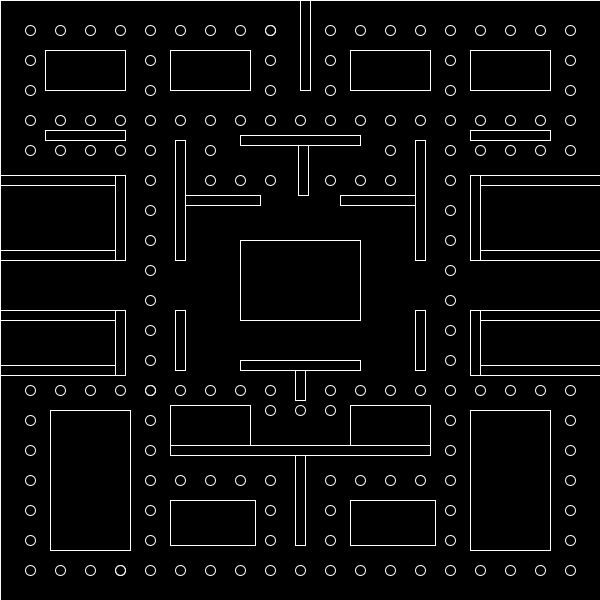
Frame 1 (no input)
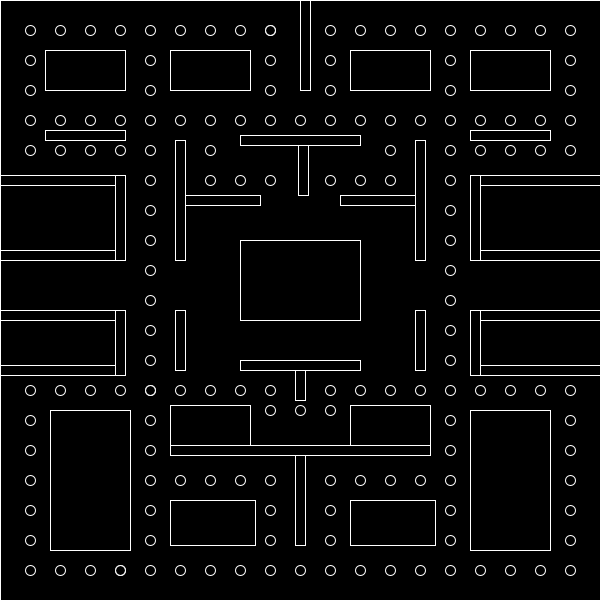
Frame 60 (the mouse pressed at the canvas centre just before this capture)
Frame 120 (the mouse held since frame 60 and released just before this capture): identical to frame 60, image omitted

The Processing sketch that drew these frames (run headless with seeded random() and noise(); from frame 60 on, the mouse is pressed at the canvas centre):

// Processing sketch: processing_65847
// ── processing_65847.pde

float x=300;
float y=430;
float a=0;
float b=0;
void setup() {
    background(0);

  size(600, 600);
  smooth();
    fill(0, 0, 0, 100);
  //noFill();
  rect(0, 0, 600, 600);
  stroke(250);
  rect(300, 0, 10, 90);
  ellipse(30, 30, 10, 10);
  ellipse(30, 60, 10, 10);
  ellipse(30, 90, 10, 10);
  ellipse(60, 30, 10, 10);
  ellipse(90, 30, 10, 10);
  ellipse(120, 30, 10, 10);
  ellipse(150, 30, 10, 10);
  ellipse(180, 30, 10, 10);
  ellipse(210, 30, 10, 10);
  ellipse(240, 30, 10, 10);
  ellipse(270, 30, 10, 10);
  rect(45, 50, 80, 40);
  ellipse(150, 60, 10, 10);
  ellipse(150, 90, 10, 10);
  rect(170, 50, 80, 40);
  ellipse(150, 120, 10, 10);
  ellipse(120, 120, 10, 10);
  ellipse(90, 120, 10, 10);
  ellipse(60, 120, 10, 10);
  ellipse(30, 120, 10, 10);
  ellipse(180, 120, 10, 10);
  ellipse(210, 120, 10, 10);
  ellipse(240, 120, 10, 10);
  ellipse(270, 120, 10, 10);
  ellipse(270, 90, 10, 10);
  ellipse(270, 60, 10, 10);
  ellipse(270, 30, 10, 10);
  ellipse(300, 120, 10, 10);
  ellipse(330, 120, 10, 10);
  ellipse(360, 120, 10, 10);
  ellipse(390, 120, 10, 10);
  ellipse(420, 120, 10, 10);
  ellipse(450, 120, 10, 10);
  ellipse(480, 120, 10, 10);
  ellipse(510, 120, 10, 10);
  ellipse(540, 120, 10, 10);
  ellipse(570, 120, 10, 10);
  ellipse(570, 90, 10, 10);
  ellipse(570, 60, 10, 10);
  ellipse(570, 30, 10, 10);
  ellipse(540, 30, 10, 10);
  ellipse(510, 30, 10, 10);
  ellipse(480, 30, 10, 10);
  ellipse(450, 30, 10, 10);
  ellipse(420, 30, 10, 10);
  ellipse(390, 30, 10, 10);
  ellipse(360, 30, 10, 10);
  ellipse(330, 30, 10, 10);
  ellipse(330, 60, 10, 10);
  ellipse(330, 90, 10, 10);
  rect(350, 50, 80, 40);
  ellipse(450, 60, 10, 10);
  ellipse(450, 90, 10, 10);
  rect(470, 50, 80, 40);
  ellipse(210, 150, 10, 10);
  ellipse(210, 180, 10, 10);
  ellipse(390, 150, 10, 10);
  ellipse(390, 180, 10, 10);
  rect(240, 135, 120, 10);
  rect(298, 145, 10, 50); 
  ellipse(240, 180, 10, 10);
  ellipse(270, 180, 10, 10);
  ellipse(330, 180, 10, 10);
  ellipse(360, 180, 10, 10);
  rect(175, 140, 10, 120);
  rect(185, 195, 75, 10);
  rect(415, 140, 10, 120);
  rect(340, 195, 75, 10);
  rect(45, 130, 80, 10);
  ellipse(30, 150, 10, 10);
  ellipse(60, 150, 10, 10);
  ellipse(90, 150, 10, 10);
  ellipse(120, 150, 10, 10);
  rect(0, 175, 115, 10);
  rect(240, 240, 120, 80);
  rect(175, 310, 10, 60);
  rect(415, 310, 10, 60);
  rect(240, 360, 120, 10);
  //left box thingys
  rect(295, 370, 10, 30);
  rect(115, 175, 10, 85);
  rect(0, 250, 115, 10);
  rect(0, 310, 115, 10);
  rect(115, 310, 10, 65);
  rect(0, 365, 115, 10);
  //right box thingy
  rect(480, 250, 130, 10);
  rect(470, 175, 10, 85);
  rect(480, 175, 130, 10);
  rect(470, 310, 10, 65);
  rect(480, 310, 130, 10);
  rect(480, 365, 130, 10);
  ellipse(480, 150, 10, 10);
  ellipse(510, 150, 10, 10);
  ellipse(540, 150, 10, 10);
  ellipse(570, 150, 10, 10);
  rect(470, 130, 80, 10);
  //left lower quadrent
  ellipse(30, 390, 10, 10);
  ellipse(60, 390, 10, 10);
  ellipse(90, 390, 10, 10);
  ellipse(120, 390, 10, 10);
  ellipse(150, 390, 10, 10);
  ellipse(270, 510, 10, 10);
  ellipse(270, 540, 10, 10);
  ellipse(330, 510, 10, 10);
  ellipse(330, 540, 10, 10);
  //ellipse(30,420,10,10);
  //ellipse(30,450,10,10);
  //ellipse(30,480,10,10);
  //ellipse(30,510,10,10);
  //ellipse(30,540,10,10);
  for (int i =420;i<=540;i+=30) {
    ellipse(30, i, 10, 10);
  }
  rect(170, 445, 260, 10);
  rect(170, 405, 80, 40);
  rect(350, 405, 80, 40);
  rect(295, 455, 10, 90);
  ellipse(180, 480, 10, 10);
  ellipse(210, 480, 10, 10);
  ellipse(240, 480, 10, 10);
  ellipse(270, 480, 10, 10);
  ellipse(330, 480, 10, 10);
  ellipse(360, 480, 10, 10);
  ellipse(390, 480, 10, 10);
  ellipse(420, 480, 10, 10);
  rect(170, 500, 85, 45);
  rect(350, 500, 85, 45);
  rect(50, 410, 80, 140);
  rect(470, 410, 80, 140);
  //horizontal line acroos (bottom)
  ellipse(180, 390, 10, 10);
  ellipse(210, 390, 10, 10);
  ellipse(240, 390, 10, 10);
  ellipse(270, 390, 10, 10);
  ellipse(270, 410, 10, 10);
  ellipse(300, 410, 10, 10);
  ellipse(330, 410, 10, 10);
  ellipse(360, 390, 10, 10);
  ellipse(390, 390, 10, 10);
  ellipse(420, 390, 10, 10);
  ellipse(480, 390, 10, 10);
  ellipse(510, 390, 10, 10);
  ellipse(540, 390, 10, 10);
  ellipse(570, 390, 10, 10);
  ellipse(570, 420, 10, 10);
  ellipse(570, 450, 10, 10);
  ellipse(570, 480, 10, 10);
  ellipse(570, 510, 10, 10);
  ellipse(570, 540, 10, 10);
  //right land down
  ellipse(330, 390, 10, 10);
  ellipse(450, 390, 10, 10);
  ellipse(450, 360, 10, 10);
  ellipse(450, 330, 10, 10);
  ellipse(450, 300, 10, 10);
  ellipse(450, 270, 10, 10);
  ellipse(450, 240, 10, 10);
  ellipse(450, 210, 10, 10);
  ellipse(450, 180, 10, 10);
  ellipse(450, 150, 10, 10);
  ellipse(450, 420, 10, 10);
  ellipse(450, 450, 10, 10);
  ellipse(450, 480, 10, 10);
  ellipse(450, 510, 10, 10);
  ellipse(450, 540, 10, 10);
  //left lane down
  ellipse(30, 570, 10, 10);
  ellipse(60, 570, 10, 10);
  ellipse(90, 570, 10, 10);
  ellipse(120, 570, 10, 10);
  ellipse(150, 570, 10, 10);
  ellipse(150, 540, 10, 10);
  ellipse(150, 510, 10, 10);
  ellipse(150, 480, 10, 10);
  ellipse(150, 450, 10, 10);
  ellipse(150, 420, 10, 10);
  ellipse(150, 390, 10, 10);
  ellipse(150, 360, 10, 10);
  ellipse(150, 330, 10, 10);
  ellipse(150, 300, 10, 10);
  ellipse(150, 270, 10, 10);
  ellipse(150, 240, 10, 10);
  ellipse(150, 210, 10, 10);
  ellipse(150, 180, 10, 10);
  ellipse(150, 150, 10, 10);
  ellipse(120, 570, 10, 10);
  ellipse(180, 570, 10, 10);
  ellipse(210, 570, 10, 10);
  ellipse(240, 570, 10, 10);
  ellipse(270, 570, 10, 10);
  ellipse(300, 570, 10, 10);
  ellipse(330, 570, 10, 10);
  ellipse(360, 570, 10, 10);
  ellipse(390, 570, 10, 10);
  ellipse(420, 570, 10, 10);
  ellipse(450, 570, 10, 10);
  ellipse(480, 570, 10, 10);
  ellipse(510, 570, 10, 10);
  ellipse(540, 570, 10, 10);
  ellipse(570, 570, 10, 10);
  //background(0);
}
void draw() {
  noFill();
  rect(0, 0, 600, 600);



  fill(0);
  stroke(0);
  rectMode(CENTER);
  
rect(x,y,25,25);

  fill(255, 243, 3);
  //background(0);
  stroke(0);
  rectMode(CORNER);
  stroke(255);
  //if(keyPressed==true){
  //background(0);
 // arc (x,y,25,25,0.79,5.5);
 fill(255, 243, 3);
  if (key==CODED) {
    if (keyCode==RIGHT) {
      //      if(x<580 && (y>90||y<50)&&x!=45){
            //  if(x<580 && ((y>90&&x!=45)||(y<50&&x!=45))){
             // arc(x+=2,y,25,25,.79,5.5);
            //}else{
            //  arc(x+5,y,25,25,.79,5.5);
            //}
            if(x>580||(y>50&&y<100&&x>=30&&x<=40)){
            arc(x+5,y,25,25,.79,5.5);
            }else if(x>580||(y>50&&y<100&&x>=155&&x<=170)){
              arc(x+5,y,25,25,.79,5.5);
            }else if(x>580||(y>0&&y<100&&x>=285&&x<=300)){
              arc(x+5,y,25,25,.79,5.5);  
            }else if(x>580||(y>40&&y<100&&x>=330&&x<=350)){
              arc(x+5,y,25,25,.79,5.5);  
            }else if(x>580||(y>40&&y<100&&x>=450&&x<=460)){
             arc(x+5,y,25,25,.79,5.5);   
            }else if(x>580||(y>120&&y<150&&x>=30&&x<=40)){
              arc(x+5,y,25,25,.79,5.5);
            }else if(x>580||(y>120&&y<150&&x>=450&&x<=460)){
             arc(x+5,y,25,25,.79,5.5);
            }else if(x>580||(y>125&&y<155&&x>=225&&x<=255)){
              arc(x+5,y,25,25,.79,5.5);  
            }else if(x>580||(y>125&&y<210&&x>=285&&x<=295)){
              arc(x+5,y,25,25,.79,5.5);
            }else if(x>580||(y>130&&y<270&&x>=160&&x<=170)){
              arc(x+5,y,25,25,.79,5.5);  
            }else if(x>580||(y>130&&y<270&&x>=400&&x<=410)){
              arc(x+5,y,25,25,.79,5.5);    
           }else if(x>580||(y>170&&y<270&&x>=455&&x<=465)){
              arc(x+5,y,25,25,.79,5.5);
            }else if(x>580||(y>300&&y<390&&x>=455&&x<=465)){
              arc(x+5,y,25,25,.79,5.5);   
            }else if(x>580||(y>300&&y<380&&x>=160&&x<=170)){
              arc(x+5,y,25,25,.79,5.5);    
            }else if(x>580||(y>300&&y<380&&x>=400&&x<=410)){
              arc(x+5,y,25,25,.79,5.5);  
            }else if(x>580||(y>400&&y<560&&x>=35&&x<=45)){
              arc(x+5,y,25,25,.79,5.5);   
            }else if(x>580||(y>400&&y<560&&x>=455&&x<=465)){
              arc(x+5,y,25,25,.79,5.5);   
            }else if(x>580||(y>390&&y<470&&x>=155&&x<=165)){
              arc(x+5,y,25,25,.79,5.5);  
            }else if(x>580||(y>490&&y<560&&x>=155&&x<=165)){
              arc(x+5,y,25,25,.79,5.5);  
            }else if(x>580||(y>490&&y<560&&x>=335&&x<=345)){
             arc(x+5,y,25,25,.79,5.5);   
            }else if(x>580||(y>390&&y<460&&x>=335&&x<=345)){
              arc(x+5,y,25,25,.79,5.5);     
            }else if(x>580||(y>440&&y<560&&x>=280&&x<=290)){
              arc(x+5,y,25,25,.79,5.5);
            }else if(x>580||(y>370&&y<410&&x>=280&&x<=290)){
              arc(x+5,y,25,25,.79,5.5);  
            }else if(x>580||(y>350&&y<380&&x>=230&&x<=250)){
              arc(x+5,y,25,25,.79,5.5);  
            //box  
            }else if(x>580||(y>230&&y<330&&x>=225&&x<=230)){
              arc(x+5,y,25,25,.79,5.5);  
            }else{
              arc(x+=2,y,25,25,.79,5.5);
           }
      //boxRight(30,40,50,100); 
    }
    else if (keyCode==UP) {
      //if(y>20 ){//&& (x>45&&x>125)){
      if (y<20||(x>40&&x<125&&y>=110&&y<=110)) {          
        arc(x, y, 25, 25, 5.5, 3.93+TWO_PI);
        //arc(x,y-=2,25,25,5.5,3.93+TWO_PI);
      }else if(y<20||(x>160&&x<245&&y>=110&&y<=110)) {          
        arc(x, y, 25, 25, 5.5, 3.93+TWO_PI);
      }else if(y<20||(x>290&&x<310&&y>=110&&y<=110)) {          
        arc(x, y, 25, 25, 5.5, 3.93+TWO_PI); 
      }else if(y<20||(x>340&&x<435&&y>=110&&y<=110)) {          
        arc(x, y, 25, 25, 5.5, 3.93+TWO_PI); 
      }else if(y<20||(x>470&&x<565&&y>=110&&y<=110)) {          
        arc(x, y, 25, 25, 5.5, 3.93+TWO_PI);  
      }else if(y<20||(x>470&&x<565&&y>=150&&y<=150)) {          
        arc(x, y, 25, 25, 5.5, 3.93+TWO_PI);  
      }else if(y<20||(x>40&&x<125&&y>=150&&y<=150)) {          
       arc(x, y, 25, 25, 5.5, 3.93+TWO_PI);
      }else if(y<20||(x>245&&x<365&&y>=130&&y<=155)) {          
        arc(x, y, 25, 25, 5.5, 3.93+TWO_PI);    
      }else if(y<20||(x>290&&x<320&&y>=200&&y<=200)) {          
        arc(x, y, 25, 25, 5.5, 3.93+TWO_PI);  
      }else if(y<20||(x>160&&x<200&&y>=270&&y<=270)) {          
        arc(x, y, 25, 25, 5.5, 3.93+TWO_PI);  
     }else if(y<20||(x>400&&x<440&&y>=270&&y<=270)) {          
        arc(x, y, 25, 25, 5.5, 3.93+TWO_PI);   
      }else if(y<20||(x>170&&x<270&&y>=205&&y<=215)) {          
       arc(x, y, 25, 25, 5.5, 3.93+TWO_PI);  
      }else if(y<20||(x>330&&x<420&&y>=205&&y<=215)) {          
        arc(x, y, 25, 25, 5.5, 3.93+TWO_PI);   
      }else if(y<20||(x>0&&x<140&&y>=260&&y<=270)) {          
        arc(x, y, 25, 25, 5.5, 3.93+TWO_PI);   
      }else if(y<20||(x>0&&x<140&&y>=380&&y<=390)) {          
        arc(x, y, 25, 25, 5.5, 3.93+TWO_PI);  
      }else if(y<20||(x>460&&x<600&&y>=260&&y<=270)) {          
        arc(x, y, 25, 25, 5.5, 3.93+TWO_PI); 
      }else if(y<20||(x>460&&x<600&&y>=380&&y<=390)) {          
       arc(x, y, 25, 25, 5.5, 3.93+TWO_PI);
      }else if(y<20||(x>400&&x<440&&y>=375&&y<=385)) {          
        arc(x, y, 25, 25, 5.5, 3.93+TWO_PI);  
      }else if(y<20||(x>160&&x<200&&y>=375&&y<=385)) {          
        arc(x, y, 25, 25, 5.5, 3.93+TWO_PI);  
      }else if(y<20||(x>45&&x<135&&y>=510&&y<=560)) {          
        arc(x, y, 25, 25, 5.5, 3.93+TWO_PI);  
      }else if(y<20||(x>465&&x<555&&y>=510&&y<=560)) {          
        arc(x, y, 25, 25, 5.5, 3.93+TWO_PI);
      }else if(y<20||(x>155&&x<445&&y>=455&&y<=465)) {          
        arc(x, y, 25, 25, 5.5, 3.93+TWO_PI);    
      }else if(y<20||(x>155&&x<260&&y>=550&&y<=560)) {          
        arc(x, y, 25, 25, 5.5, 3.93+TWO_PI);   
      }else if(y<20||(x>345&&x<445&&y>=550&&y<=560)) {          
        arc(x, y, 25, 25, 5.5, 3.93+TWO_PI); 
     }else if(y<20||(x>230&&x<370&&y>=375&&y<=385)) {          
        arc(x, y, 25, 25, 5.5, 3.93+TWO_PI);    
      }else if(y<20||(x>230&&x<370&&y>=375&&y<=385)) {          
        arc(x, y, 25, 25, 5.5, 3.93+TWO_PI); 
      }else if(y<20||(x>280&&x<310&&y>=400&&y<=410)) {          
        arc(x, y, 25, 25, 5.5, 3.93+TWO_PI);
      }else if(y<20||(x>280&&x<310&&y>=540&&y<=550)) {          
        arc(x, y, 25, 25, 5.5, 3.93+TWO_PI);   
     //box
      }else if(y<20||(x>230&&x<370&&y>=325&&y<=335)) {          
        arc(x, y, 25, 25, 5.5, 3.93+TWO_PI);
      }else{
        arc(x, y-=2, 25, 25, 5.5, 3.93+TWO_PI);
      }
    }
    else if (keyCode==DOWN) {
      //if(y<580){ //&& (x<45&&x<125)){
      if (y>580||(x>40&&x<125&&y>=46&&y<=46)) {
        arc(x, y, 25, 25, 2.36, 0.79+TWO_PI);
      }else if(y>580||(x>160&&x<245&&y>=46&&y<=46)){
        arc(x, y, 25, 25, 2.36, 0.79+TWO_PI);
      }else if(y>580||(x>340&&x<435&&y>=46&&y<=46)){
        arc(x, y, 25, 25, 2.36, 0.79+TWO_PI);
      }else if(y>580||(x>470&&x<565&&y>=46&&y<=46)){
        arc(x, y, 25, 25, 2.36, 0.79+TWO_PI);
      }else if(y>580||(x>470&&x<565&&y>=120&&y<=120)){
        arc(x, y, 25, 25, 2.36, 0.79+TWO_PI);
     }else if(y>580||(x>40&&x<125&&y>=120&&y<=120)){
        arc(x, y, 25, 25, 2.36, 0.79+TWO_PI);  
     }else if(y>580||(x>245&&x<365&&y>=120&&y<=140)){
        arc(x, y, 25, 25, 2.36, 0.79+TWO_PI);   
     }else if(y>580||(x>160&&x<200&&y>=130&&y<=130)){
        arc(x, y, 25, 25, 2.36, 0.79+TWO_PI); 
      }else if(y>580||(x>400&&x<440&&y>=130&&y<=130)){
       arc(x, y, 25, 25, 2.36, 0.79+TWO_PI);  
      }else if(y>580||(x>180&&x<270&&y>=185&&y<=195)){
        arc(x, y, 25, 25, 2.36, 0.79+TWO_PI);   
      }else if(y>580||(x>340&&x<420&&y>=185&&y<=195)){
        arc(x, y, 25, 25, 2.36, 0.79+TWO_PI);   
      }else if(y>580||(x>0&&x<140&&y>=167&&y<=168)){
       arc(x, y, 25, 25, 2.36, 0.79+TWO_PI);   
      }else if(y>580||(x>0&&x<140&&y>=300&&y<=310)){
        arc(x, y, 25, 25, 2.36, 0.79+TWO_PI);  
      }else if(y>580||(x>460&&x<600&&y>=167&&y<=168)){
        arc(x, y, 25, 25, 2.36, 0.79+TWO_PI);  
      }else if(y>580||(x>460&&x<600&&y>=300&&y<=310)){
        arc(x, y, 25, 25, 2.36, 0.79+TWO_PI);   
     }else if(y>580||(x>400&&x<440&&y>=300&&y<=310)){
        arc(x, y, 25, 25, 2.36, 0.79+TWO_PI); 
      }else if(y>580||(x>160&&x<200&&y>=300&&y<=310)){
        arc(x, y, 25, 25, 2.36, 0.79+TWO_PI); 
      }else if(y>580||(x>45&&x<130&&y>=400&&y<=450)){
       arc(x, y, 25, 25, 2.36, 0.79+TWO_PI);  
     }else if(y>580||(x>465&&x<540&&y>=400&&y<=450)){
       arc(x, y, 25, 25, 2.36, 0.79+TWO_PI);
      }else if(y>580||(x>165&&x<265&&y>=395&&y<=405)){
        arc(x, y, 25, 25, 2.36, 0.79+TWO_PI);  
      }else if(y>580||(x>345&&x<445&&y>=395&&y<=405)){
        arc(x, y, 25, 25, 2.36, 0.79+TWO_PI); 
      }else if(y>580||(x>165&&x<265&&y>=485&&y<=495)){
        arc(x, y, 25, 25, 2.36, 0.79+TWO_PI);  
      }else if(y>580||(x>345&&x<445&&y>=485&&y<=495)){
        arc(x, y, 25, 25, 2.36, 0.79+TWO_PI);  
      }else if(y>580||(x>230&&x<370&&y>=350&&y<360)){
        arc(x, y, 25, 25, 2.36, 0.79+TWO_PI);
      }else if(y>580||(x>220&&x<380&&y>=430&&y<440)){
        arc(x, y, 25, 25, 2.36, 0.79+TWO_PI); 
      //box  
     }else if(y>580||(x>220&&x<375&&y>=230&&y<240)){
        arc(x, y, 25, 25, 2.36, 0.79+TWO_PI);  
      }else{
        arc(x, y+=2, 25, 25, 2.36, 0.79+TWO_PI);
      }
    }
    else if (keyCode==LEFT) {
      //if (x>20){ //&& (y>90||y<50)){
      if (x<20||(y>50&&y<110&&x>130&&x<140)) {
        arc(x-3, y, 25, 25, 3.93, 8.65);
      }else if(x<20||(y>50&&y<110&&x>250&&x<260)) {
        arc(x-3, y, 25, 25, 3.93, 8.65);
      }else if(x<20||(y>0&&y<110&&x>315&&x<325)) {
        arc(x-3, y, 25, 25, 3.93, 8.65);
      }else if(x<20||(y>50&&y<110&&x>435&&x<445)) {
        arc(x-3, y, 25, 25, 3.93, 8.65);  
      }else if(x<20||(y>50&&y<110&&x>555&&x<565)) {
        arc(x-3, y, 25, 25, 3.93, 8.65);  
      }else if(x<20||(y>120&&y<150&&x>555&&x<565)) {
        arc(x-3, y, 25, 25, 3.93, 8.65);  
      }else if(x<20||(y>120&&y<150&&x>130&&x<140)) {
        arc(x-3, y, 25, 25, 3.93, 8.65);  
      }else if(x<20||(y>125&&y<155&&x>365&&x<385)) {
        arc(x-3, y, 25, 25, 3.93, 8.65);    
      }else if(x<20||(y>125&&y<210&&x>315&&x<325)) {
        arc(x-3, y, 25, 25, 3.93, 8.65);   
      }else if(x<20||(y>130&&y<270&&x>430&&x<440)) {
        arc(x-3, y, 25, 25, 3.93, 8.65); 
      }else if(x<20||(y>130&&y<270&&x>190&&x<200)) {
        arc(x-3, y, 25, 25, 3.93, 8.65);  
      }else if(x<20||(y>190&&y<220&&x>265&&x<275)) {
        arc(x-3, y, 25, 25, 3.93, 8.65); 
      }else if(x<20||(y>170&&y<270&&x>130&&x<140)) {
        arc(x-3, y, 25, 25, 3.93, 8.65);  
      }else if(x<20||(y>300&&y<390&&x>130&&x<140)) {
        arc(x-3, y, 25, 25, 3.93, 8.65); 
      }else if(x<20||(y>300&&y<380&&x>190&&x<200)) {
        arc(x-3, y, 25, 25, 3.93, 8.65); 
      }else if(x<20||(y>300&&y<380&&x>430&&x<440)) {
        arc(x-3, y, 25, 25, 3.93, 8.65);  
      }else if(x<20||(y>400&&y<560&&x>135&&x<145)) {
        arc(x-3, y, 25, 25, 3.93, 8.65);    
      }else if(x<20||(y>400&&y<560&&x>555&&x<565)) {
        arc(x-3, y, 25, 25, 3.93, 8.65);  
      }else if(x<20||(y>400&&y<560&&x>555&&x<565)) {
        arc(x-3, y, 25, 25, 3.93, 8.65);
      }else if(x<20||(y>390&&y<460&&x>255&&x<265)) {
        arc(x-3, y, 25, 25, 3.93, 8.65);  
      }else if(x<20||(y>390&&y<470&&x>435&&x<450)) {
        arc(x-3, y, 25, 25, 3.93, 8.65);  
      }else if(x<20||(y>495&&y<560&&x>255&&x<265)) {
        arc(x-3, y, 25, 25, 3.93, 8.65);  
      }else if(x<20||(y>495&&y<560&&x>435&&x<450)) {
        arc(x-3, y, 25, 25, 3.93, 8.65);
      }else if(x<20||(y>440&&y<560&&x>310&&x<320)) {
        arc(x-3, y, 25, 25, 3.93, 8.65);   
      }else if(x<20||(y>370&&y<410&&x>310&&x<320)) {
        arc(x-3, y, 25, 25, 3.93, 8.65);   
      }else if(x<20||(y>370&&y<410&&x>310&&x<320)) {
        arc(x-3, y, 25, 25, 3.93, 8.65);
      }else if(x<20||(y>230&&y<330&&x>365&&x<375)) {
        arc(x-3, y, 25, 25, 3.93, 8.65);  
      //box
      }else if(x<20||(y>350&&y<380&&x>365&&x<375)) {
        arc(x-3, y, 25, 25, 3.93, 8.65);  
      }else{
        arc(x-=2, y, 25, 25, 3.93, 8.65);
      }
    }
    //}
  }
  noFill();
rect(300, 0, 10, 90);
rect(45, 50, 80, 40);
rect(170, 50, 80, 40);
rect(350, 50, 80, 40);
rect(470, 50, 80, 40);
rect(240, 135, 120, 10);
rect(298, 145, 10, 50); 
rect(175, 140, 10, 120);
rect(185, 195, 75, 10);
rect(415, 140, 10, 120);
rect(340, 195, 75, 10);
rect(45, 130, 80, 10);
rect(0, 175, 115, 10);
rect(240, 240, 120, 80);
rect(175, 310, 10, 60);
rect(415, 310, 10, 60);
rect(240, 360, 120, 10);
rect(295, 370, 10, 30);
rect(115, 175, 10, 85);
rect(0, 250, 115, 10);
rect(0, 310, 115, 10);
rect(115, 310, 10, 65);
rect(0, 365, 115, 10);
rect(480, 250, 130, 10);
rect(470, 175, 10, 85);
rect(480, 175, 130, 10);
rect(470, 310, 10, 65);
rect(480, 310, 130, 10);
rect(480, 365, 130, 10);
rect(470, 130, 80, 10);
rect(170, 445, 260, 10);
rect(170, 405, 80, 40);
rect(350, 405, 80, 40);
rect(295, 455, 10, 90);
rect(170, 500, 85, 45);
rect(350, 500, 85, 45);
rect(50, 410, 80, 140);
rect(470, 410, 80, 140);    
    
}
//void boxRight(float x1, float y1, float x2, float y2) {
//  println("test");
//  if (x>580||(y>y1&&y<y2&&x>=x1&&x<=x2)) {
//    arc(x+5, y, 25, 25, .79, 5.5);
//  }
//  else {
//    arc(x+=2, y, 25, 25, .79, 5.5);
//  }
//}
      
